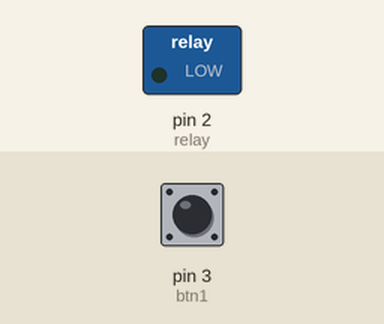
This sketch was run on a simulated Arduino Uno, built with avr-gcc and run on an emulated ATmega328P. Parts: switched loads named in the sketch (green lamp = pin HIGH). Inputs (shaded band) come from the test bench; at power-on: pin 3 (btn1) HIGH.

Above: at 1.2 s.
1.3 s: pin 3 (btn1) pulled LOW for 0.15 s
At 1.4 s:
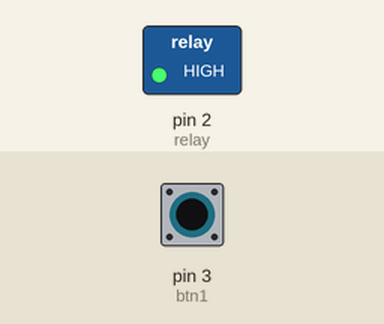
3.0 s: pin 3 (btn1) pulled LOW for 3.2 s
At 6.6 s:
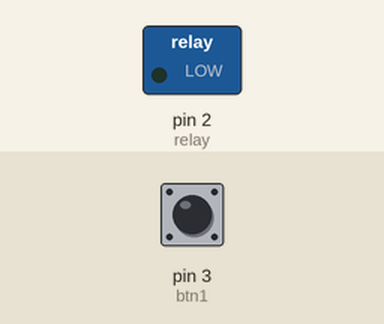
Timing chart, 0 to 8.1 s (numbered marks = the images above; inputs shaded):
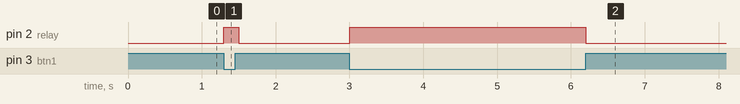

The sketch:

Singel_Channel_Relay.ino
```cpp
//Portta 0 bilgisi varsa kırmızı renkli ledi yak 1 bilgisi varsa sarı ledi yak
//Default pull-down(normalde 0 butona basıldığında 1)
int relay = 2; //Röleyi bir değişkene atadık
int btn1 = 3;  //Butonu bir değişkene atadık
void setup() {
  pinMode(relay, OUTPUT);//rölenin pinmodunu verdik
  pinMode(btn1, INPUT);//Butonun pinmodunu verdik
}

void loop() {
  int data = digitalRead(btn1);//Butondaki veriyi okuduk
  if(data == 0)
  {
    //Butondaki veri 0 ise yani basılmıyor ise röleye 1 yolladık yani röle konumu değişmedi
    digitalWrite(relay,1);
    delay(100);
  }
  else
  {
    //Butondaki veri 1 ise yani basılıyor ise röleye 0 yolladık yani röle konumu değiştirdi
    digitalWrite(relay,0);
    delay(100);
  }
}
```

Measured:
- after the input at 1.3 s, pin 2 (relay): LOW → HIGH at once, → LOW 0.20 s later
- after the input at 3.0 s, pin 2 (relay): LOW → HIGH at once, → LOW 3.2 s later
